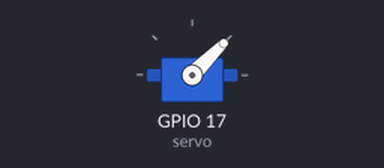
Simulated run of this program. Board: Raspberry Pi (BCM pin numbers). Shown: servo. Servo angles are drawn from the pulse width (0.5 ms = 0°, 2.5 ms = 180°); what the program prints to the terminal is not drawn.

Above: at 0.05 s.
Timing chart, 0 to 4.6 s (numbered marks = the images above):
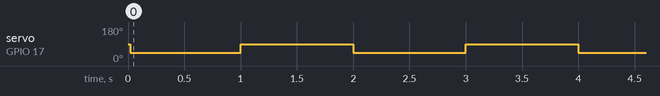

The program:

MicroServo9g.py
```python
import RPi.GPIO as GPIO
from gpiozero import Servo
from time import sleep

servo = Servo(17)

while True:
  servo.mid()
  print("mid")
  servo.min()
  print("min")
  sleep(1)
  servo.mid()
  print("max")
  sleep(1)
```

Measured:
- by itself, servo on GPIO 17 (servo): alternates 90° for 1.0 s and 45° for 1.0 s
